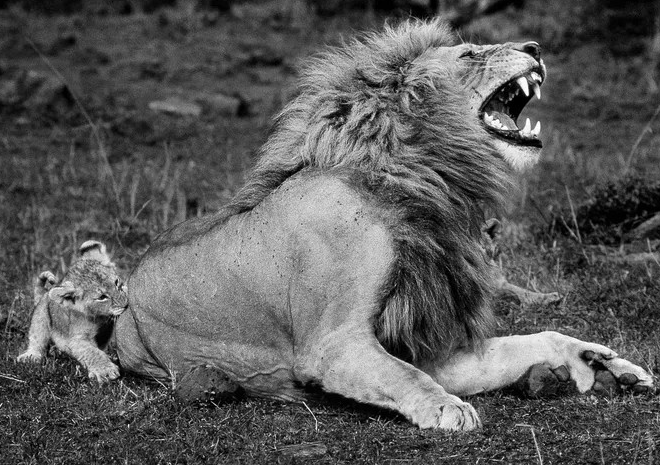
#> input picture lab1/zad11/lwy.png, 660 x 465 px
$ python zad11.py
#> lines starting #> are read from the running program, lines starting #| are printed output that depends on the picture
import cv2
import numpy as np

img = cv2.imread('lwy.png', cv2.IMREAD_GRAYSCALE)
#> img is the input picture: shape (465, 660); min 0, max 255, mean 91.4
if img is None:
    raise FileNotFoundError("Image 'lwy.png' not found. Make sure 'lwy.png' exists in the working directory or provide the correct path.")

def floyd_steinberg_dithering(image, threshold=128):
    img = image.astype(np.float32).copy()
    height, width = img.shape

    for y in range(height):
        for x in range(width):
            old_pixel = img[y, x]
            new_pixel = 255 if old_pixel > threshold else 0
            img[y, x] = new_pixel
            quant_error = old_pixel - new_pixel

            if x + 1 < width:
                img[y, x + 1] += quant_error * 7 / 16
            if x - 1 >= 0 and y + 1 < height:
                img[y + 1, x - 1] += quant_error * 3 / 16
            if y + 1 < height:
                img[y + 1, x] += quant_error * 5 / 16
            if x + 1 < width and y + 1 < height:
                img[y + 1, x + 1] += quant_error * 1 / 16

    return np.clip(img, 0, 255).astype(np.uint8)

def quantize_from_diagram(value):
    if value < 20:
        return 0
    elif value < 40:
        return 64
    elif value < 60:
        return 128
    elif value < 120:
        return 192
    else:
        return 255

def jjn_dithering(image, threshold=128, mode='1bit'):
    img = image.astype(np.float32).copy()
    h, w = img.shape

    diffusion_matrix = [
        (1, 0, 7), (2, 0, 5),
        (-2, 1, 3), (-1, 1, 5), (0, 1, 7), (1, 1, 5), (2, 1, 3),
        (-2, 2, 1), (-1, 2, 3), (0, 2, 5), (1, 2, 3), (2, 2, 1)
    ]
    divisor = 48

    for y in range(h):
        for x in range(w):
            old_pixel = img[y, x]

            if mode == '1bit':
                new_pixel = 255 if old_pixel > threshold else 0
            elif mode == '5bit':
                new_pixel = quantize_from_diagram(old_pixel)
            else:
                raise ValueError("Mode must be '1bit' or '5bit'.")

            error = old_pixel - new_pixel
            img[y, x] = new_pixel

            for dx, dy, weight in diffusion_matrix:
                nx, ny = x + dx, y + dy
                if 0 <= nx < w and 0 <= ny < h:
                    img[ny, nx] += error * (weight / divisor)

    return np.clip(img, 0, 255).astype(np.uint8)

# a) Floyd-Steinberg Dithering
lwy_floyd_128 = floyd_steinberg_dithering(img.copy())
#> after the loop in floyd_steinberg_dithering, `for y in range(height):`:
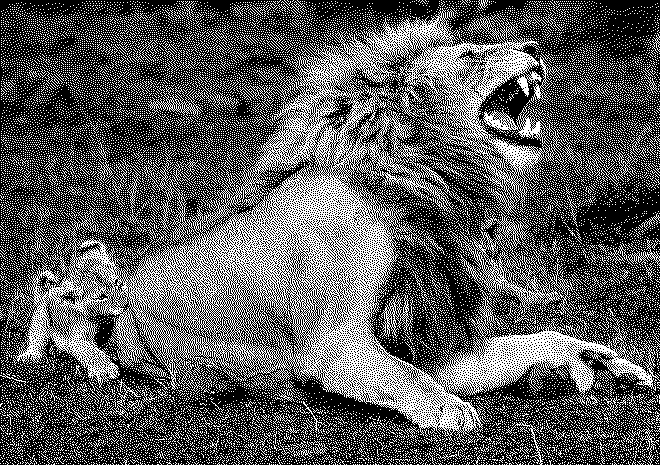
#> img: shape (465, 660) float32; 35.8% white in thin lines or dots
#> in floyd_steinberg_dithering, `return np.clip(img, 0, 255).astype(np.uint8)`: returned value: shape (465, 660); 35.8% white in thin lines or dots
cv2.imwrite('lwy_floyd_128.png', lwy_floyd_128)

lwy_floyd_109 = floyd_steinberg_dithering(img.copy(), threshold=109)
#> call 2 of floyd_steinberg_dithering, with threshold = 109
#> after the loop in floyd_steinberg_dithering (call 2), `for y in range(height):`:
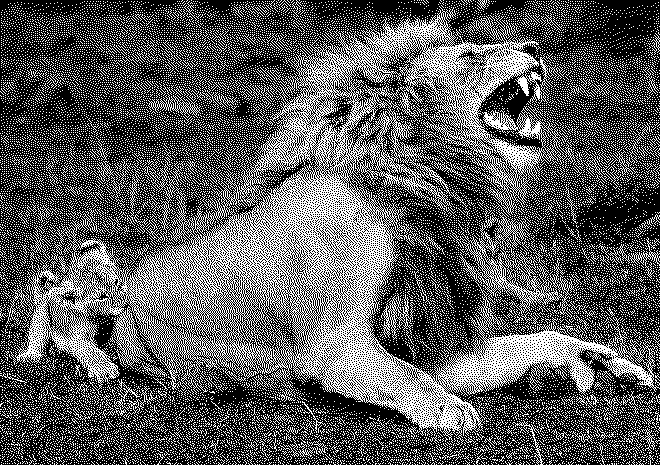
#> img: shape (465, 660) float32; 35.8% white in thin lines or dots
#> in floyd_steinberg_dithering (call 2), `return np.clip(img, 0, 255).astype(np.uint8)`: returned value: shape (465, 660); 35.8% white in thin lines or dots
cv2.imwrite('lwy_floyd_109.png', lwy_floyd_109)

# b) Jarvis, Judice, and Ninke Dithering
lwy_jjn_1bit_109 = jjn_dithering(img.copy(), threshold=109, mode='1bit')
#> after the loop in jjn_dithering, `for y in range(h):`:
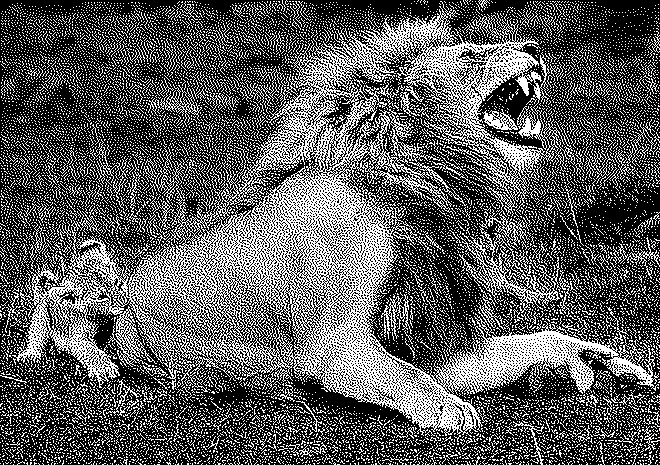
#> img: shape (465, 660) float32; 35.8% white in thin lines or dots
#> in jjn_dithering, `return np.clip(img, 0, 255).astype(np.uint8)`: returned value: shape (465, 660); 35.8% white in thin lines or dots
cv2.imwrite('lwy_jjn_1bit_109.png', lwy_jjn_1bit_109)

lwy_jjn_5bit = jjn_dithering(img.copy(), mode='5bit')
#> call 2 of jjn_dithering, with threshold = 128, mode = '5bit'
#> after the loop in jjn_dithering (call 2), `for y in range(h):`:
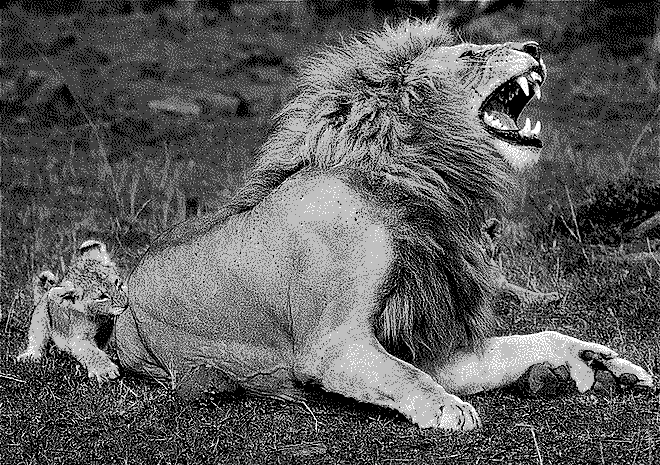
#> img: shape (465, 660) float32; min 0, max 255, mean 91.5
cv2.imwrite('lwy_jjn_5bit.png', lwy_jjn_5bit)
